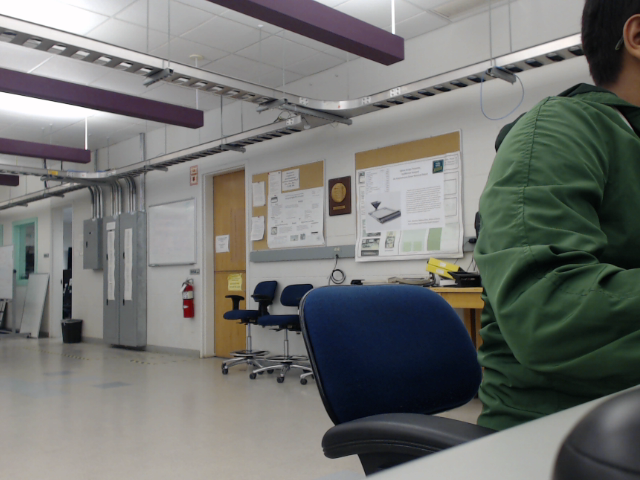
//> input picture Depth_map/left.png, 640 x 480 px, given in place of the camera
$ ./cClass   (built with g++ and OpenCV 4)
//> lines starting //> are read from the running program, lines starting //| are printed output that depends on the picture; after the words box and inside, x2 and y2 are one past the last pixel; in counts of white or black regions, pixels touching at a corner belong together
#include "opencv2/objdetect.hpp"
#include "opencv2/highgui.hpp"
#include "opencv2/imgproc.hpp"
#include <stdio.h>
#include "opencv2/objdetect.hpp"
#include "opencv2/highgui.hpp"
#include "opencv2/imgproc/imgproc.hpp"
#include <stdio.h>
#include <opencv2/opencv.hpp>
#include <opencv2/imgcodecs/imgcodecs.hpp>

//#include "opencv2/imgproc.hpp"
//#include "opencv2/highgui.hpp"
#include <iostream>

using namespace std;
using namespace cv;

void detectAndDisplay( Mat frame );
String face_cascade_name, eyes_cascade_name;
CascadeClassifier face_cascade;
CascadeClassifier eyes_cascade;
String window_name = "Capture - Face detection";

int main( int argc, const char** argv )
{
    CommandLineParser parser(argc, argv,
        "{help h||}"
        "{face_cascade|../../data/haarcascades/haarcascade_frontalface_alt.xml|}"
        "{eyes_cascade|../../data/haarcascades/haarcascade_eye_tree_eyeglasses.xml|}");
    parser.about( "\nThis program demonstrates using the cv::CascadeClassifier class to detect objects (Face + eyes) in a video stream.\n"
                  "You can use Haar or LBP features.\n\n" );
    parser.printMessage();
    face_cascade_name = parser.get<String>("face_cascade");
    eyes_cascade_name = parser.get<String>("eyes_cascade");

    VideoCapture capture ; //(0);
    Mat frame;
    //-- 1. Load the cascades
    if( !face_cascade.load( face_cascade_name ) ){ printf("--(!)Error loading face cascade\n"); return -1; };
    if( !eyes_cascade.load( eyes_cascade_name ) ){ printf("--(!)Error loading eyes cascade\n"); return -1; };
    //-- 2. Read the video stream
    capture.open( 0 );
    if ( ! capture.isOpened() ) { printf("--(!)Error opening video capture\n"); return -1; }
    while ( capture.read(frame) )
    {
//> frame is the input picture: 480 rows x 640 cols, CV_8UC3; mean B, G, R 113.1, 116, 114.5
        if( frame.empty() )
        {
            printf(" --(!) No captured frame -- Break!");
            break;
        }
        //-- 3. Apply the classifier to the frame
        detectAndDisplay( frame );
        if( waitKey(10) == 27 ) { break; } // escape
    }
    return 0;
}
void detectAndDisplay( Mat frame )
{
    std::vector<Rect> faces;
    Mat frame_gray;
    cvtColor( frame, frame_gray, COLOR_BGR2GRAY );
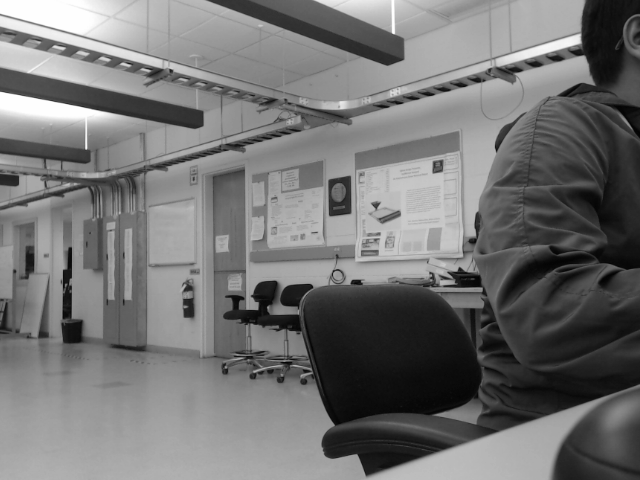
//> frame_gray: 480 rows x 640 cols, CV_8UC1; min 3, max 255, mean 115.2
    equalizeHist( frame_gray, frame_gray );
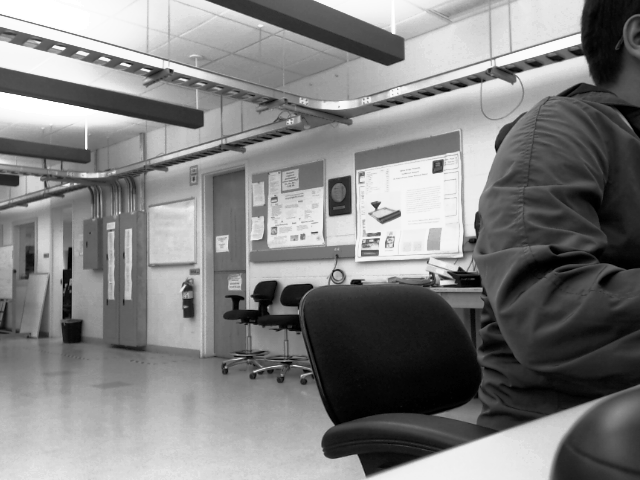
//> frame_gray: 480 rows x 640 cols, CV_8UC1; min 0, max 255, mean 128.3
    //-- Detect faces
    face_cascade.detectMultiScale( frame_gray, faces, 1.1, 2, 0|CASCADE_SCALE_IMAGE, Size(60, 60) );
//> faces = empty
    for ( size_t i = 0; i < faces.size(); i++ )
    {
        Point center( faces[i].x + faces[i].width/2, faces[i].y + faces[i].height/2 );
        ellipse( frame, center, Size( faces[i].width/2, faces[i].height/2 ), 0, 0, 360, Scalar( 255, 0, 255 ), 4, 8, 0 );
        Mat faceROI = frame_gray( faces[i] );
        std::vector<Rect> eyes;
        //-- In each face, detect eyes
        eyes_cascade.detectMultiScale( faceROI, eyes, 1.1, 2, 0 |CASCADE_SCALE_IMAGE, Size(30, 30) );
        for ( size_t j = 0; j < eyes.size(); j++ )
        {
            Point eye_center( faces[i].x + eyes[j].x + eyes[j].width/2, faces[i].y + eyes[j].y + eyes[j].height/2 );
            int radius = cvRound( (eyes[j].width + eyes[j].height)*0.25 );
            circle( frame, eye_center, radius, Scalar( 255, 0, 0 ), 4, 8, 0 );
        }
    }
//> this loop made 0 passes
//> the Esc key is pressed
    //-- Show what you got
    imshow( window_name, frame );
}

$ run again, on Depth_map/right.png
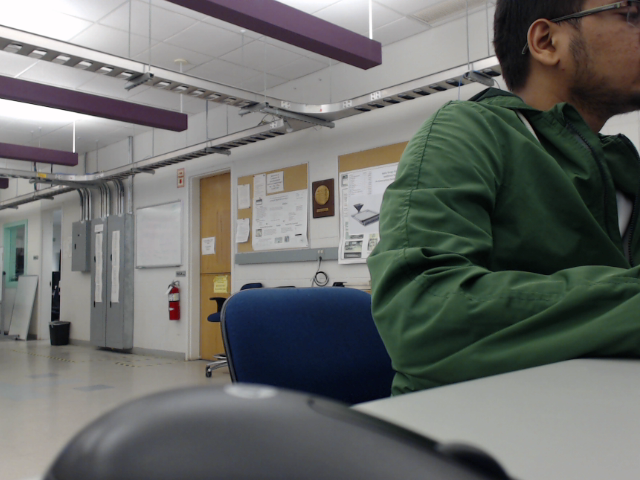
//> input picture Depth_map/right.png, 640 x 480 px, given in place of the camera
//> frame is the input picture: 480 rows x 640 cols, CV_8UC3; mean B, G, R 106.3, 109.2, 107
//> in detectAndDisplay, `equalizeHist( frame_gray, frame_gray );`:
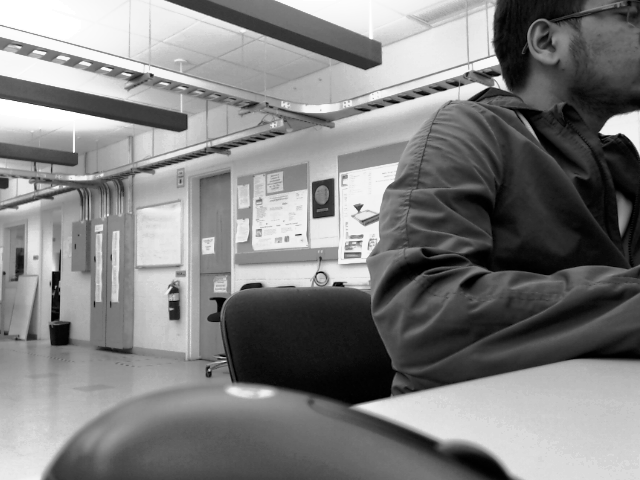
//> frame_gray: 480 rows x 640 cols, CV_8UC1; min 0, max 255, mean 128.2
//> faces = 1 Rect (x, y, width, height): [306, 182, 90, 90]
//> the loop in detectAndDisplay, `for ( size_t i = 0; i < faces.size(); i++ )` made 1 pass
//> center on pass 1: Point(351, 227)
//> after the loop in detectAndDisplay, `for ( size_t i = 0; i < faces.size(); i++ )`:
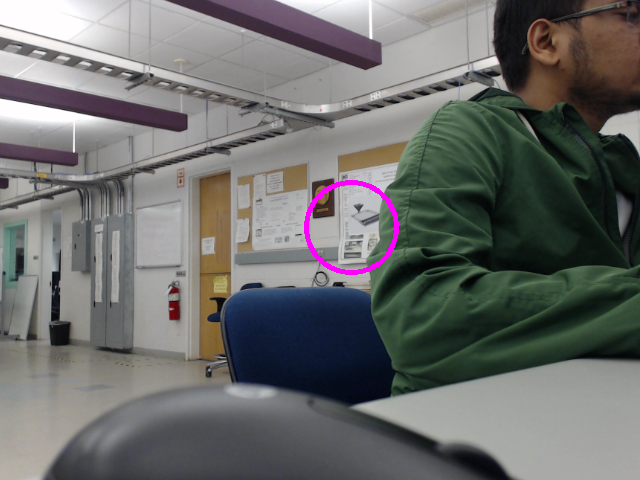
//> frame: 480 rows x 640 cols, CV_8UC3; 0.45% of pixels changed, all inside (x1, y1, x2, y2) = (304, 180, 399, 275)
